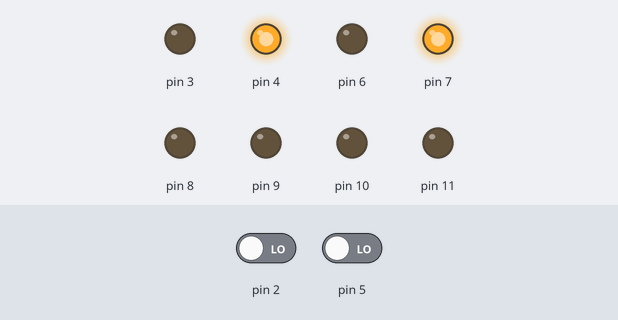
This sketch was run on a simulated Arduino Uno, built with avr-gcc and run on an emulated ATmega328P. Parts: output pins drawn as LEDs (lit = HIGH). The inputs (shaded band) are chosen by the test bench; at power-on: pin 2 LOW, pin 5 LOW.

Above: at 1.2 s.
1.3 s: pin 2 driven HIGH
At 2.1 s:
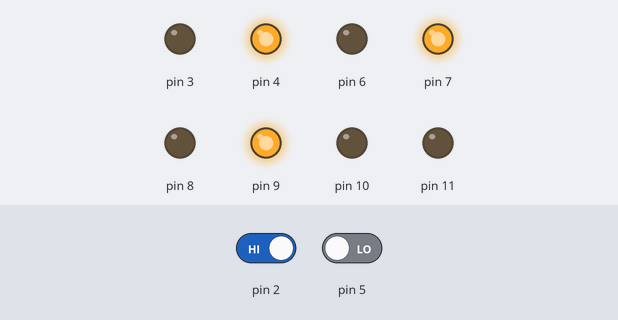
2.8 s: pin 5 driven HIGH
At 3.2 s:
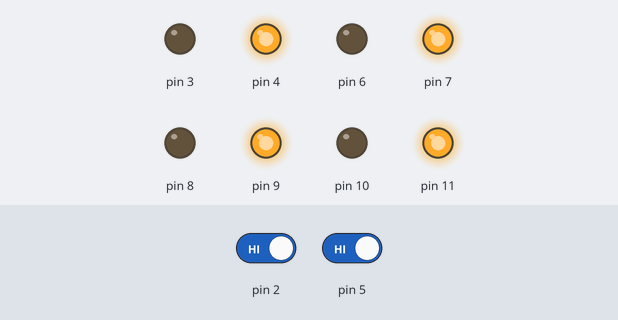
4.3 s: pin 2 driven LOW
At 5.5 s:
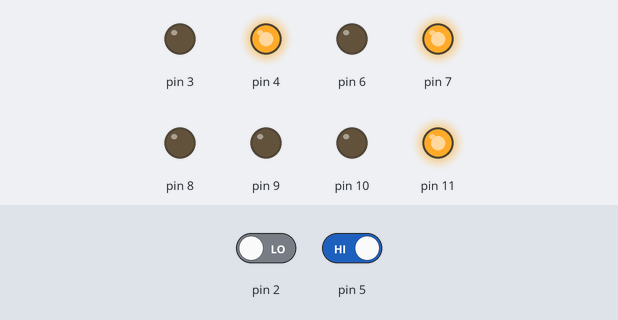
5.8 s: pin 5 driven LOW
At 6.7 s:
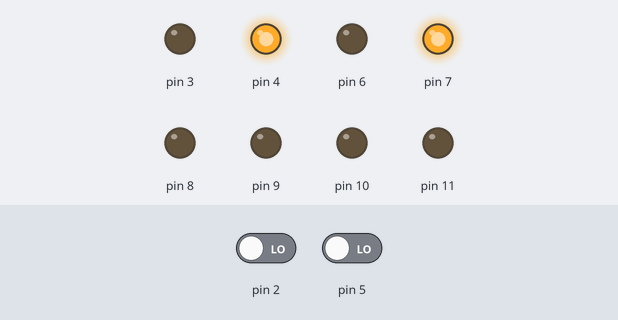
Timing chart, 0 to 8.3 s (numbered marks = the images above; inputs shaded):
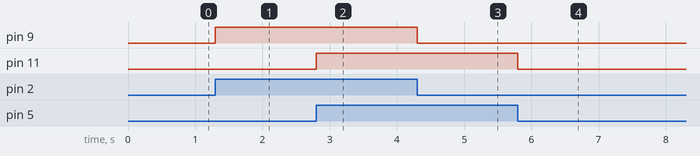

The sketch:

line_follower.ino
```cpp
int right_ir;
int left_ir;

void setup() {
  // put your setup code here, to run once:
  // for left IR
  pinMode(2,INPUT);
  pinMode(3,OUTPUT);
  pinMode(4,OUTPUT);

  //for left IR
  pinMode(5,INPUT);
  pinMode(6,OUTPUT);
  pinMode(7,OUTPUT);


  //for motor
  //left motor

  // 9 = 1 , 8 = 0 == forward
  pinMode(8,OUTPUT);
  pinMode(9,OUTPUT);


  // right motor
    // 11 = 1 , 10 = 0 == forward
  pinMode(10,OUTPUT);
  pinMode(11,OUTPUT);


digitalWrite(4,HIGH);
digitalWrite(7,HIGH);
digitalWrite(3,LOW);
digitalWrite(6,LOW);
}

void loop()
{
  // put your main code here, to run repeatedly:
  // here we are reading the value of the both ir sensors

right_ir = digitalRead(5);
left_ir = digitalRead(2);

if (left_ir == 1 && right_ir == 1)
{
//right motor forward
digitalWrite(9,1);
digitalWrite(8,0);

//left motor forward
digitalWrite(11,1);
digitalWrite(10,0);
}
else if (left_ir == 0 && right_ir == 1)
{
//right motor forward
digitalWrite(9,0);
digitalWrite(8,0);
digitalWrite(11,1);
digitalWrite(10,0);
}
else if (left_ir == 1 && right_ir == 0)
{
digitalWrite(9,1);
digitalWrite(8,0);
digitalWrite(11,0);
digitalWrite(10,0);
}
else if  (left_ir == 0 && right_ir == 0)
{
digitalWrite(9,0);
digitalWrite(8,0);
digitalWrite(11,0);
digitalWrite(10,0);
}


}
```

Measured:
- after the input at 1.3 s, pin 9: LOW → HIGH at once
- after the input at 2.8 s, pin 11: LOW → HIGH at once
- after the input at 4.3 s, pin 9: HIGH → LOW at once
- after the input at 5.8 s, pin 11: HIGH → LOW at once
